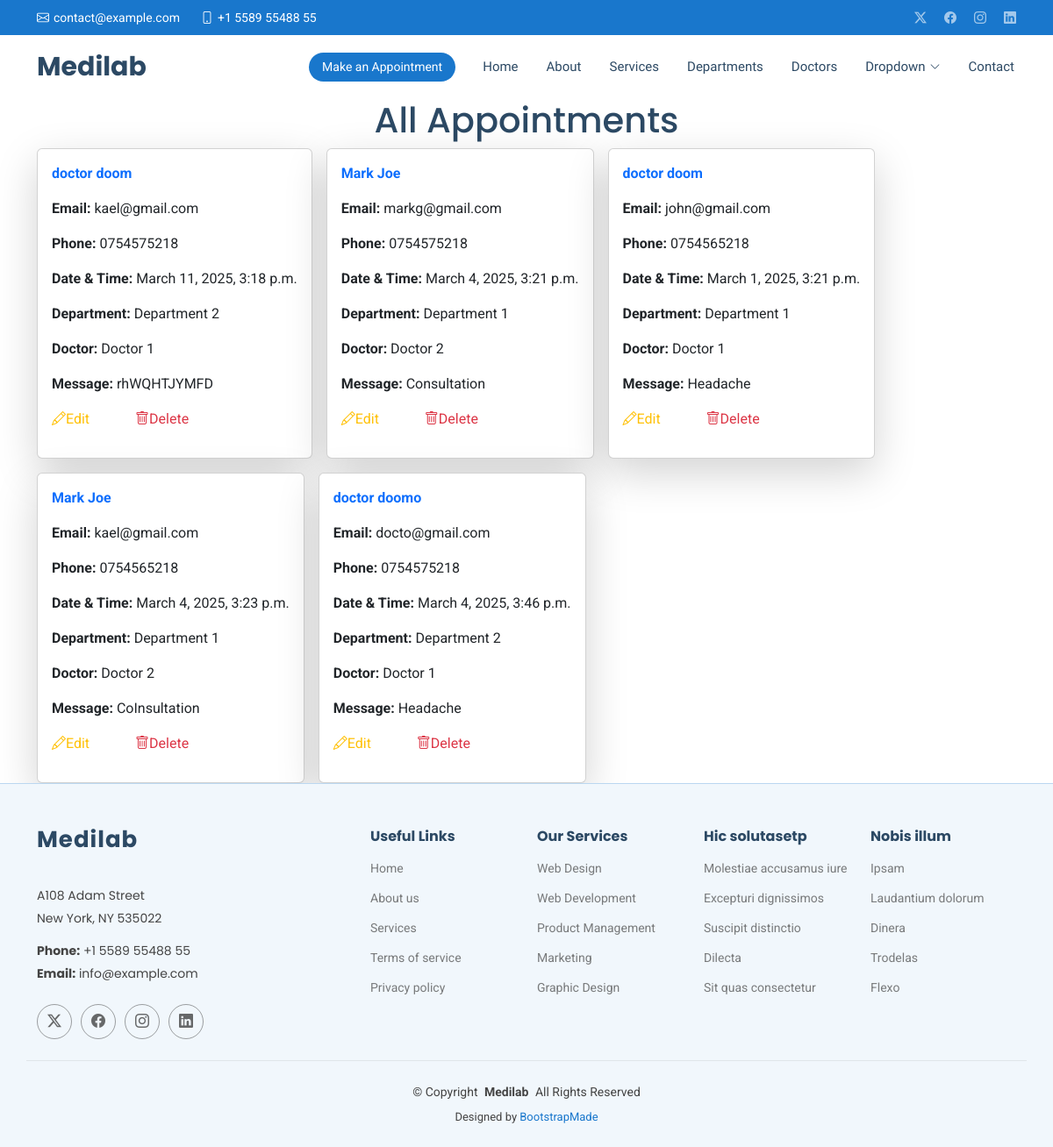
Page /show/ on the committed database.
### Hospitalapp/models.py (models this page shows, shortened)
class Appointment(models.Model):
    name = models.CharField(max_length=50)
    email = models.EmailField()
    phone = models.CharField(max_length=15)
    date = models.DateTimeField()
    department = models.CharField(max_length=50)
    doctor = models.CharField(max_length=50)
    message = models.TextField()

### Hospitalapp/views.py (the view)
# urls.py: path('show/', views.show, name='show'),
def show(request):
    all = Appointment.objects.all()
    return render(request, 'show.html', {"all": all})

### Templates/show.html (shortened to what this page needs)
{% extends 'starter-page.html' %}
{% load static %}
 {% block content %}
     <h1 class="text-center ">All Appointments</h1>
   <div class="d-flex flex-wrap gap-3 container">
    {% for x in all %}
        <div class="card w-30 p-3 shadow-lg ">
        <p class ="text-primary fw-bold">{{ x.name }}</p>
        <p> <strong>Email:</strong> {{ x.email }}</p>
        <p> <strong>Phone:</strong> {{ x.phone }}</p>
        <p> <strong>Date & Time:</strong> {{ x.date }}</p>
        <p> <strong>Department:</strong> {{ x.department }}</p>
        <p> <strong>Doctor:</strong> {{ x.doctor }}</p>
        <p> <strong>Message:</strong> {{ x.message }}</p>
        <p>
            <a href="{% url 'edit' x.id %}" class="text-warning me-5">
                <i class="bi bi-pencil "></i>Edit
            </a>
            <a href="/delete/{{ x.id }}" class="text-danger">
                <i class="bi bi-trash"></i>Delete
            </a>
        </p>
        </div>
    {% endfor %}
   </div>
{% endblock %}

### static/assets/css/main.css (style rules this page uses)
:root { --default-font: "Roboto", system-ui, -apple-system, "Segoe UI", Roboto, "Helvetica Neue", Arial, "Noto Sans", "Liberation Sans", sans-serif, "Apple Color Emoji", "Segoe UI Emoji", "Segoe UI Symbol", "Noto Color Emoji"; --heading-font: "Poppins", sans-serif; --nav-font: "Raleway", sans-serif; }
:root { --background-color: #ffffff; --default-color: #444444; --heading-color: #2c4964; --accent-color: #1977cc; --surface-color: #ffffff; --contrast-color: #ffffff; }
:root { --nav-color: #2c4964; --nav-hover-color: #1977cc; --nav-mobile-background-color: #ffffff; --nav-dropdown-background-color: #ffffff; --nav-dropdown-color: #2c4964; --nav-dropdown-hover-color: #1977cc; }
:root { scroll-behavior: smooth; }
body { color: var(--default-color); background-color: var(--background-color); font-family: var(--default-font); }
a { color: var(--accent-color); text-decoration: none; transition: 0.3s; }
h1, h2, h3, h4, h5, h6 { color: var(--heading-color); font-family: var(--heading-font); }

### rows in the picture
Appointment: name "doctor doom", email "kael@gmail.com", phone "0754575218", date "March 11, 2025, 3:18 p.m.", department "Department 2", doctor "Doctor 1", message "rhWQHTJYMFD"
Appointment: name "Mark Joe", email "markg@gmail.com", phone "0754575218", date "March 4, 2025, 3:21 p.m.", department "Department 1", doctor "Doctor 2", message "Consultation"
Appointment: name "doctor doom", email "john@gmail.com", phone "0754565218", date "March 1, 2025, 3:21 p.m.", department "Department 1", doctor "Doctor 1", message "Headache"
Appointment: name "Mark Joe", email "kael@gmail.com", phone "0754565218", date "March 4, 2025, 3:23 p.m.", department "Department 1", doctor "Doctor 2", message "CoInsultation"
Appointment: name "doctor doomo", email "docto@gmail.com", phone "0754575218", date "March 4, 2025, 3:46 p.m.", department "Department 2", doctor "Doctor 1", message "Headache"
